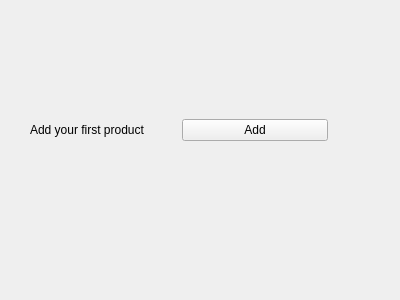
<?xml version="1.0" encoding="UTF-8"?>
<ui version="4.0">
 <class>EmptyStateWidget</class>
 <widget class="QWidget" name="EmptyStateWidget">
  <property name="geometry">
   <rect>
    <x>0</x>
    <y>0</y>
    <width>400</width>
    <height>300</height>
   </rect>
  </property>
  <property name="windowTitle">
   <string>Welcome to Sales</string>
  </property>
  <widget class="QWidget" name="layoutWidget">
   <property name="geometry">
    <rect>
     <x>30</x>
     <y>80</y>
     <width>298</width>
     <height>100</height>
    </rect>
   </property>
   <layout class="QGridLayout" name="gridLayout">
    <item row="0" column="1">
     <widget class="QPushButton" name="createProductPushButton">
      <property name="text">
       <string>Add</string>
      </property>
     </widget>
    </item>
    <item row="0" column="0">
     <widget class="QLabel" name="createProductLabel">
      <property name="text">
       <string>Add your first product</string>
      </property>
     </widget>
    </item>
   </layout>
  </widget>
 </widget>
 <resources/>
 <connections>
  <connection>
   <sender>createProductPushButton</sender>
   <signal>clicked()</signal>
   <receiver>EmptyStateWidget</receiver>
   <slot>onAddProductClicked()</slot>
   <hints>
    <hint type="sourcelabel">
     <x>268</x>
     <y>138</y>
    </hint>
    <hint type="destinationlabel">
     <x>269</x>
     <y>238</y>
    </hint>
   </hints>
  </connection>
 </connections>
 <slots>
  <slot>onAddProductClicked()</slot>
 </slots>
</ui>
